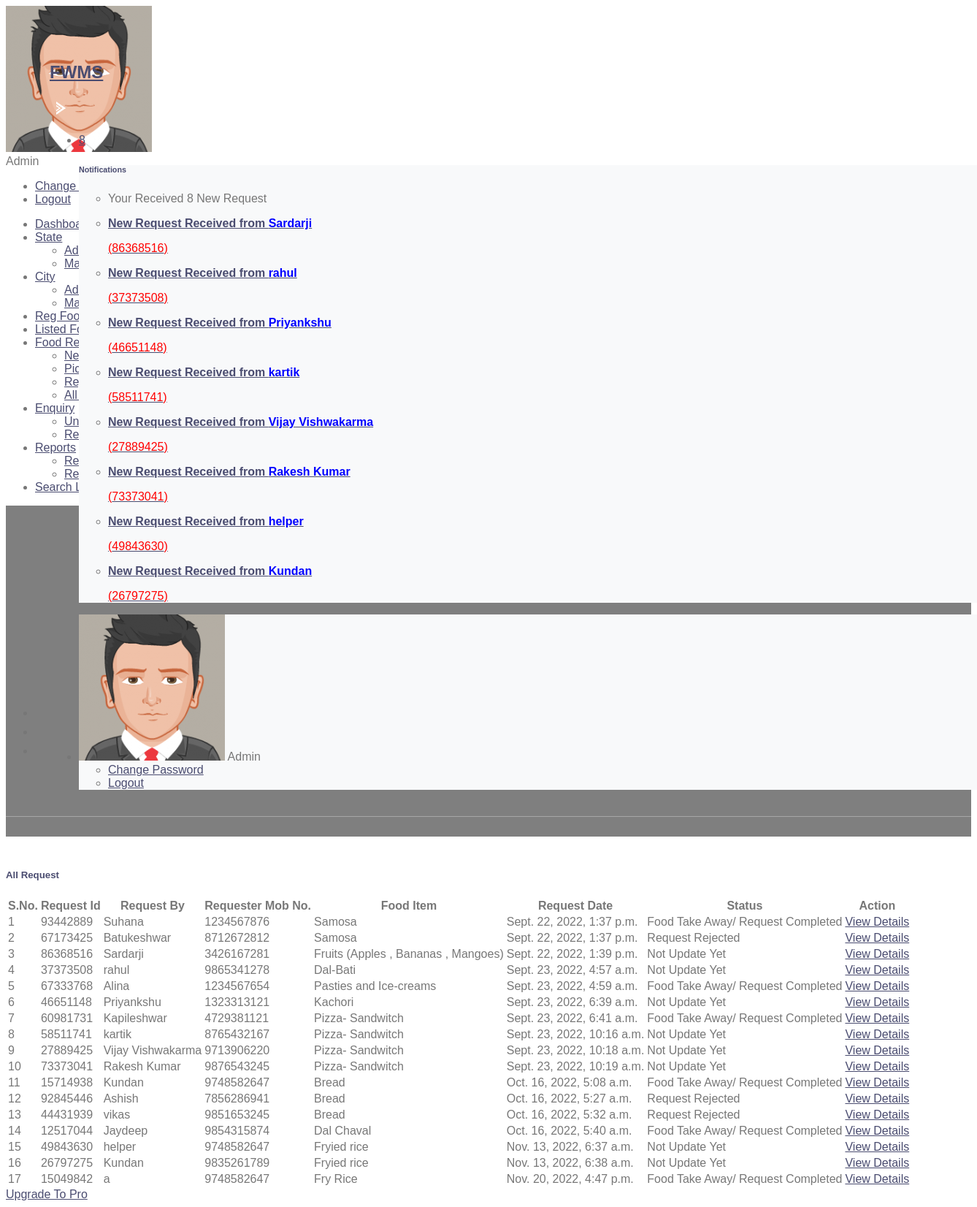
The page /allRequest (signed in) on the database its author committed.
### foodwaste/models.py (models this page shows, shortened)
class Foodrequests(models.Model):
    food = models.ForeignKey(Food, on_delete=models.CASCADE, null=True)
    requestNumber = models.CharField(max_length=150, null=True)
    fullName = models.CharField(max_length=250, null=True)
    mobileNumber = models.CharField(max_length=15, null=True)
    message = models.CharField(max_length=350, null=True)
    requestDate = models.DateTimeField(auto_now_add=True)
    status = models.CharField(max_length=50, null=True) #tobc
    donorRemark = models.CharField(max_length=250, null=True)
    requestCompletionDate = models.DateField(null=True)

class Food(models.Model):
    donorid = models.ForeignKey(Donor, on_delete=models.CASCADE, null=True)
    foodId = models.CharField(max_length=150, null=True)
    FoodItems = models.CharField(max_length=250, null=True)
    city = models.ForeignKey(City, on_delete=models.CASCADE)
    Description = models.CharField(max_length=300, null=True)
    PickupDate = models.DateField(null=True)
    PickupAddress = models.CharField(max_length=250, null=True)
    ContactPerson = models.CharField(max_length=150, null=True)
    CPMobNumber = models.CharField(max_length=15, null=True)
    Image = models.FileField(null=True,blank=True)
    CreationDate = models.DateTimeField(auto_now_add=True)
    UpdationDate = models.DateField(null=True)

### foodwaste/views.py (the view)
# urls.py: path('allRequest', allRequest, name='allRequest'),
def allRequest(request):
    if not request.user.is_authenticated:
        return redirect('admin_login')
    foodrequest = Foodrequests.objects.all()
    return render(request, 'admin/allRequest.html', locals())

### foodwaste/templatetags/custom_tag.py (called while the page is built)
@register.filter(name = 'notification')
def notification(obj):
    foodrequest  = Foodrequests.objects.filter(status=None)
    return foodrequest

@register.simple_tag()
def notificationcount(*args, **kwargs):
    foodrequestcount  = Foodrequests.objects.filter(status=None).count()
    return foodrequestcount

### foodwaste/templates/admin/allRequest.html (shortened to what this page needs)
{% extends 'admin_base.html' %}
{% load static %}
{% block main %}
<section class="pcoded-main-container">
    <div class="pcoded-content">
        <div class="page-header">
            <div class="page-block">
                <div class="row align-items-center">
                    <div class="col-md-12">
                        <div class="page-header-title">
                            <h5 class="m-b-10">All Request</h5>
                        </div>
                        <ul class="breadcrumb">
                            <li class="breadcrumb-item"><a href="{% url 'dashboard' %}"></a></li>
                            <li class="breadcrumb-item"><a href="">Request</a></li>
                            <li class="breadcrumb-item"><a href="">All Request</a></li>
                        </ul>
                    </div>
                </div>
            </div>
        </div>
        <div class="row">
            <div class="col-md-12">
                <div class="card">
                    <div class="card-header">
                        <h5>All Request</h5>
                    </div>
                    <div class="card-body table-border-style">
                        <div class="table-responsive">
                            <table class="table">
                                <thead>
                                <tr>
                                    <th class="ml-5">S.No.</th>
                                    <th>Request Id</th>
                                    <th>Request By</th>
                                    <th>Requester Mob No.</th>
                                    <th>Food Item</th>
                                    <th>Request Date</th>
                                    <th>Status</th>
                                    <th>Action</th>
                                </tr>
                                </thead>
                                <tbody>
                                {% for i in foodrequest %}
                                <tr>
                                    <td>{{forloop.counter}}</td>
                                    <td>{{i.requestNumber}}</td>
                                    <td>{{i.fullName}}</td>
                                    <td>{{i.mobileNumber}}</td>
                                    <td>{{i.food.FoodItems}}</td>
                                    <td>{{i.requestDate}}</td>
                                    {% if i.status == None%}
                                    <td>Not Update Yet</td>
                                    {% else %}
                                    <td>{{i.status}}</td>
                                    {% endif %}
                                    <td><a href="{% url 'view_requestDtls' i.id %}" class="text-primary">View Details</a></td>
                                </tr>
                                {% endfor %}
                                </tbody>
                            </table>
                        </div>
                    </div>
                </div>
            </div>
        </div>
    </div>
</section>
{% endblock %}

### foodwaste/templates/admin_base.html (shortened to what this page needs)
{% load static %}
{% load custom_tag %}
<!DOCTYPE html>
<html lang="en">
<head>
    <link rel="stylesheet" href="{% static 'assets/css/style.css' %}">
</head>
<body class="">
<nav class="pcoded-navbar  ">
    <div class="navbar-wrapper  ">
        <div class="navbar-content scroll-div ">
            <div class="">
                <div class="main-menu-header">
                    <img class="img-radius" src="{% static 'assets/images/user/avatar-2.png' %}" alt="User-Profile-Image">
                    <div class="user-details">
                        <div id="more-details">Admin</div>
                    </div>
                </div>
                <div class="collapse" id="nav-user-link">
                    <ul class="list-unstyled">
                        <li class="list-group-item"><a href="{% url 'changePassword' %}">Change Password</a>
                        </li>
                        <li class="list-group-item"><a href="/logout">Logout</a></li>
                    </ul>
                </div>
            </div>
            <ul class="nav pcoded-inner-navbar ">
                <li class="nav-item">
                    <a href="{% url 'dashboard' %}" class="nav-link "><span class="pcoded-micon"></span><span
                            class="pcoded-mtext">Dashboard</span></a>
                </li>
                <li class="nav-item pcoded-hasmenu">
                    <a href="#" class="nav-link "><span class="pcoded-micon"></span><span
                            class="pcoded-mtext">State</span></a>
                    <ul class="pcoded-submenu">
                        <li><a href="{% url 'addState' %}">Add State</a></li>
                        <li><a href="{% url 'manageState' %}">Manage State</a></li>
                    </ul>
                </li>
                <li class="nav-item pcoded-hasmenu">
                    <a href="#" class="nav-link "><span class="pcoded-micon"></span><span
                            class="pcoded-mtext">City</span></a>
                    <ul class="pcoded-submenu">
                        <li><a href="{% url 'addCity' %}">Add City</a></li>
                        <li><a href="{% url 'manageCity' %}">Manage City</a></li>
                    </ul>
                </li>
                <li class="nav-item">
                    <a href="{% url 'regFoodDonor' %}" class="nav-link "><span class="pcoded-mtext">Reg Food Donor</span></a>
                </li>
                <li class="nav-item">
                    <a href="{% url 'listedFood' %}" class="nav-link "><span class="pcoded-mtext">Listed Food</span></a>
                </li>
                <li class="nav-item pcoded-hasmenu">
                    <a href="#" class="nav-link "><span class="pcoded-mtext">Food Request</span></a>
                    <ul class="pcoded-submenu">
                        <li><a href="{% url 'newRequest' %}">New Request</a></li>
                        <li><a href="{% url 'completeRequest' %}">Picked/Take Away/Completed</a></li>
                        <li><a href="{% url 'rejectRequest' %}">Rejected Request</a></li>
                        <li><a href="{% url 'allRequest' %}">All Request</a></li>
                    </ul>
                </li>
                <li class="nav-item pcoded-hasmenu">
                    <a href="#" class="nav-link "><span class="pcoded-micon"></span><span
                            class="pcoded-mtext">Enquiry</span></a>
                    <ul class="pcoded-submenu">
                        <li><a href="{% url 'unreadEnquiry' %}">Unread Enquiry</a></li>
                        <li><a href="{% url 'readEnquiry' %}">Read Enquiry</a></li>
                    </ul>
                </li>
                <li class="nav-item pcoded-hasmenu">
                    <a href="#" class="nav-link "><span class="pcoded-micon"></span><span
                            class="pcoded-mtext">Reports</span></a>
                    <ul class="pcoded-submenu">
                        <li><a href="{% url 'reportDonatedFood' %}">Report of Donated Food</a></li>
                        <li><a href="{% url 'reportregfoodDonor' %}">Report of Reg Food Donor</a></li>
                    </ul>
                </li>
                <li class="nav-item">
                    <a href="{% url 'searchFood' %}" class="nav-link "><span class="pcoded-mtext">Search Listed Food</span></a>
                </li>
            </ul>
        </div>
    </div>
</nav>
<header class="navbar pcoded-header navbar-expand-lg navbar-light header-dark">
    <div class="m-header">
        <a href="#!" class="b-brand">
            <h2>FWMS</h2>
            <img src="{% static 'assets/images/logo-icon.png' %}" alt="" class="logo-thumb">
        </a>
    </div>
    <div class="collapse navbar-collapse">
        <ul class="navbar-nav ml-auto">
            <li>
                <div class="dropdown">
                    <a class="dropdown-toggle" href="#" data-toggle="dropdown">
                        <span class="badge badge-pill badge-danger">{% notificationcount %}</span>
                    </a>
                    <div class="dropdown-menu dropdown-menu-right notification">
                        <div class="noti-head">
                            <h6 class="d-inline-block m-b-0">Notifications</h6>
                        </div>
                        <ul class="noti-body">
                            <li class="n-title">
                                <p class="m-b-0">Your Received {% notificationcount %} New Request</p>
                            </li>
                            {% for i in ""|notification %}
                            <li class="notification">
                                <a href="{% url 'newRequest' %}">
                                <div class="media">
                                    <div class="media-body">
                                        <p><strong>New Request Received from <span style="color: blue">{{i.fullName}}</span></strong></p>
                                        <p style="color: red;">({{i.requestNumber}})</p>
                                    </div>
                                </div> </a>
                            </li>
                            {% empty %}
                            <li style="text-align : center">No Records Found</li>
                            {% endfor %}
                        </ul>
                    </div>
                </div>
            </li>
            <li>
                <div class="dropdown drp-user">
                    <div class="dropdown-menu dropdown-menu-right profile-notification">
                        <div class="pro-head">
                            <img src="{% static 'assets/images/user/avatar-2.png' %}" class="img-radius" alt="User-Profile-Image">
                            <span>Admin</span>
                        </div>
                        <ul class="pro-body">
                            <li><a href="{% url 'changePassword' %}" class="dropdown-item"> Change Password</a></li>
                            <li><a href="/logout" class="dropdown-item"> Logout</a></li>
                        </ul>
                    </div>
                </div>
            </li>
        </ul>
    </div>
</header>
{% block main %}
{% endblock %}
</body>
</html>

### foodwaste/static/css/style.css (style rules this page uses)
body { color: #777777; font-weight: 500; background: #ffffff; font-family: 'Quicksand', sans-serif; }
h1, h2, h3, h4, h5, h6 { color: #4a4c70; }
a { color: #4a4c70; transition: .3s; }
.navbar { position: relative; transition: .5s; z-index: 999; }
.navbar .dropdown-menu { margin-top: 0; border: 0; border-radius: 0; background: #f8f9fa; }
@media (min-width: 992px) { .navbar { position: absolute; width: 100%; top: 45px; padding: 20px 60px; background: transparent !important; border-bottom: 1px solid rgba(255, 255, 255, .3); z-index: 9; } }
.page-header { position: relative; margin-bottom: 45px; padding: 210px 0 90px 0; text-align: center; background: linear-gradient(rgba(0, 0, 0, .5), rgba(0, 0, 0, .5)), url(../img/page-header.jpg); background-attachment: fixed; background-position: center; background-repeat: no-repeat; background-size: cover; }
.page-header a { position: relative; padding: 0 12px; font-size: 22px; color: #ffffff; }
.page-header a::after { position: absolute; content: "/"; width: 8px; height: 8px; top: -2px; right: -7px; text-align: center; color: #ffffff; }
.page-header a:last-child::after { display: none; }

### rows shown on the page
Foodrequests: fullName "Sardarji", requestNumber "86368516", mobileNumber "3426167281", food.FoodItems "Fruits (Apples , Bananas , Mangoes)", requestDate "Sept. 22, 2022, 1:39 p.m.", shows "Not Update Yet"
Foodrequests: fullName "rahul", requestNumber "37373508", mobileNumber "9865341278", food.FoodItems "Dal-Bati", requestDate "Sept. 23, 2022, 4:57 a.m.", shows "Not Update Yet"
Foodrequests: fullName "Priyankshu", requestNumber "46651148", mobileNumber "1323313121", food.FoodItems "Kachori", requestDate "Sept. 23, 2022, 6:39 a.m.", shows "Not Update Yet"
Foodrequests: fullName "kartik", requestNumber "58511741", mobileNumber "8765432167", food.FoodItems "Pizza- Sandwitch", requestDate "Sept. 23, 2022, 10:16 a.m.", shows "Not Update Yet"
Foodrequests: fullName "Vijay Vishwakarma", requestNumber "27889425", mobileNumber "9713906220", food.FoodItems "Pizza- Sandwitch", requestDate "Sept. 23, 2022, 10:18 a.m.", shows "Not Update Yet"
Foodrequests: fullName "Rakesh Kumar", requestNumber "73373041", mobileNumber "9876543245", food.FoodItems "Pizza- Sandwitch", requestDate "Sept. 23, 2022, 10:19 a.m.", shows "Not Update Yet"
Foodrequests: fullName "helper", requestNumber "49843630", mobileNumber "9748582647", food.FoodItems "Fryied rice", requestDate "Nov. 13, 2022, 6:37 a.m.", shows "Not Update Yet"
Foodrequests: fullName "Kundan", requestNumber "26797275", mobileNumber "9835261789", food.FoodItems "Fryied rice", requestDate "Nov. 13, 2022, 6:38 a.m.", shows "Not Update Yet"
Foodrequests: requestNumber "93442889", fullName "Suhana", mobileNumber "1234567876", food.FoodItems "Samosa", requestDate "Sept. 22, 2022, 1:37 p.m.", status "Food Take Away/ Request Completed"
Foodrequests: requestNumber "67173425", fullName "Batukeshwar", mobileNumber "8712672812", food.FoodItems "Samosa", requestDate "Sept. 22, 2022, 1:37 p.m.", status "Request Rejected"
Foodrequests: requestNumber "67333768", fullName "Alina", mobileNumber "1234567654", food.FoodItems "Pasties and Ice-creams", requestDate "Sept. 23, 2022, 4:59 a.m.", status "Food Take Away/ Request Completed"
Foodrequests: requestNumber "60981731", fullName "Kapileshwar", mobileNumber "4729381121", food.FoodItems "Pizza- Sandwitch", requestDate "Sept. 23, 2022, 6:41 a.m.", status "Food Take Away/ Request Completed"
Foodrequests: requestNumber "15714938", fullName "Kundan", mobileNumber "9748582647", food.FoodItems "Bread", requestDate "Oct. 16, 2022, 5:08 a.m.", status "Food Take Away/ Request Completed"
Foodrequests: requestNumber "92845446", fullName "Ashish", mobileNumber "7856286941", food.FoodItems "Bread", requestDate "Oct. 16, 2022, 5:27 a.m.", status "Request Rejected"
Foodrequests: requestNumber "44431939", fullName "vikas", mobileNumber "9851653245", food.FoodItems "Bread", requestDate "Oct. 16, 2022, 5:32 a.m.", status "Request Rejected"
Foodrequests: requestNumber "12517044", fullName "Jaydeep", mobileNumber "9854315874", food.FoodItems "Dal Chaval", requestDate "Oct. 16, 2022, 5:40 a.m.", status "Food Take Away/ Request Completed"
Foodrequests: requestNumber "15049842", fullName "a", mobileNumber "9748582647", food.FoodItems "Fry Rice", requestDate "Nov. 20, 2022, 4:47 p.m.", status "Food Take Away/ Request Completed"
